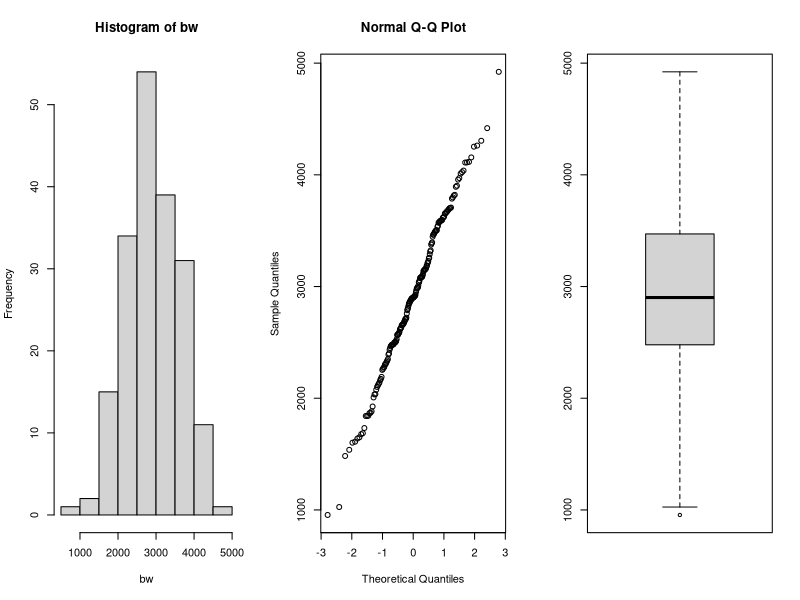
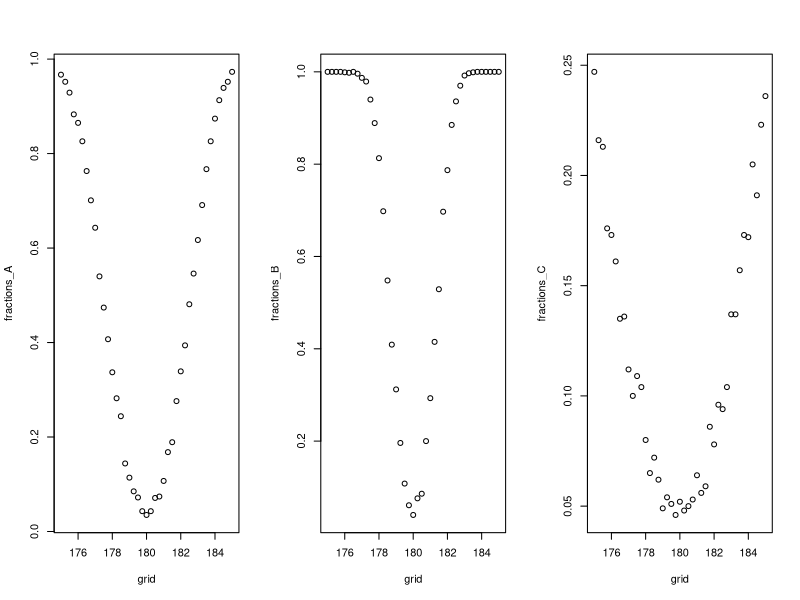
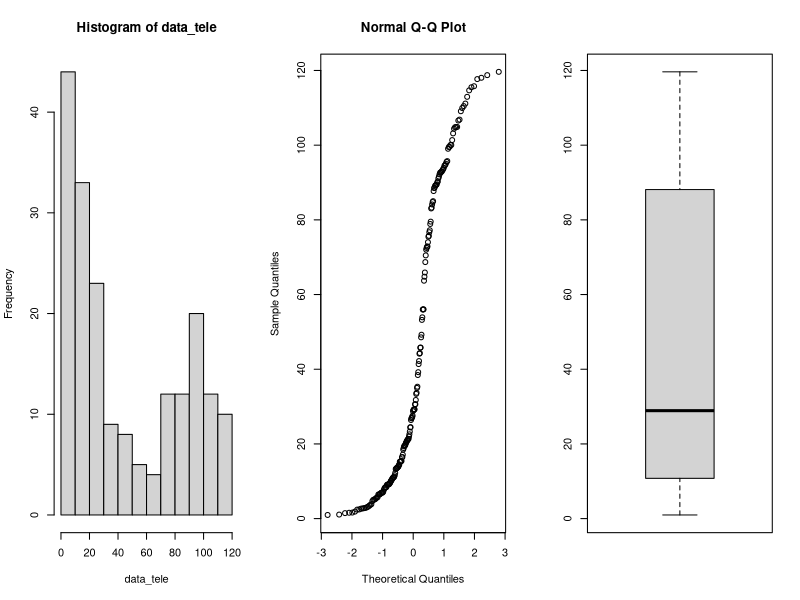
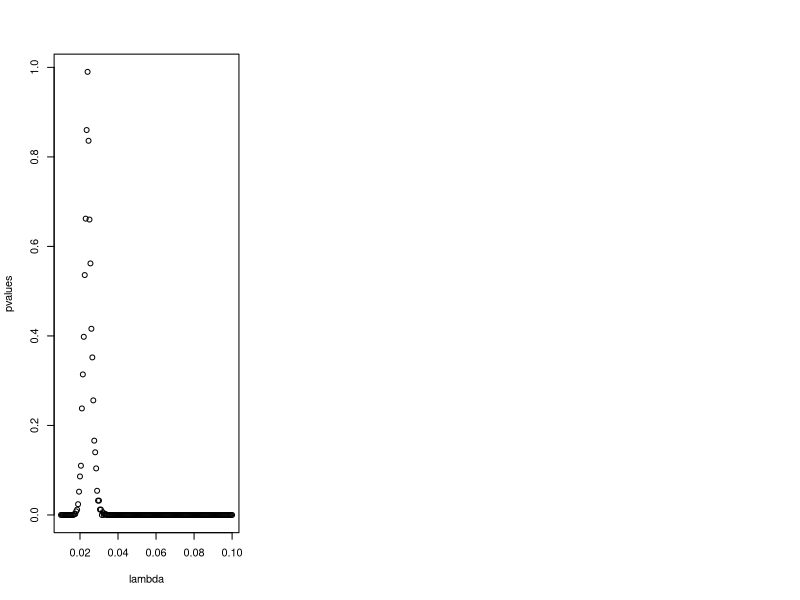
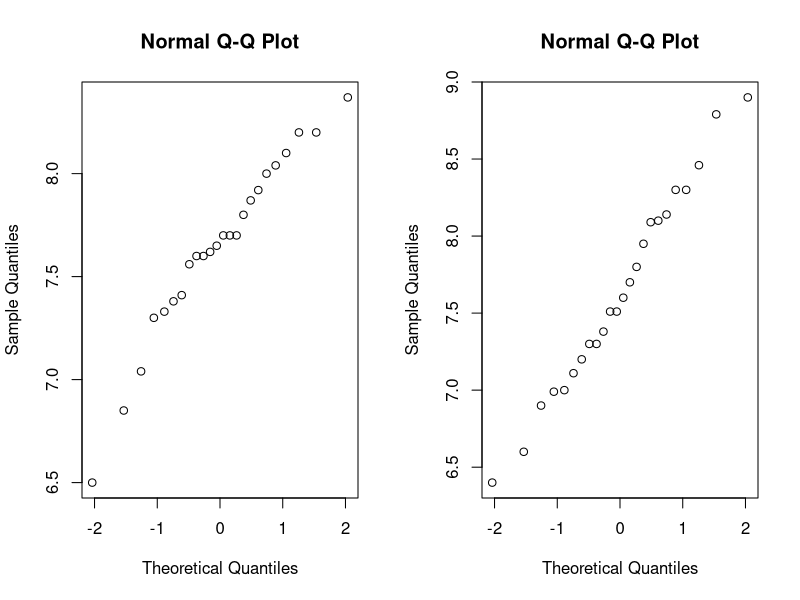
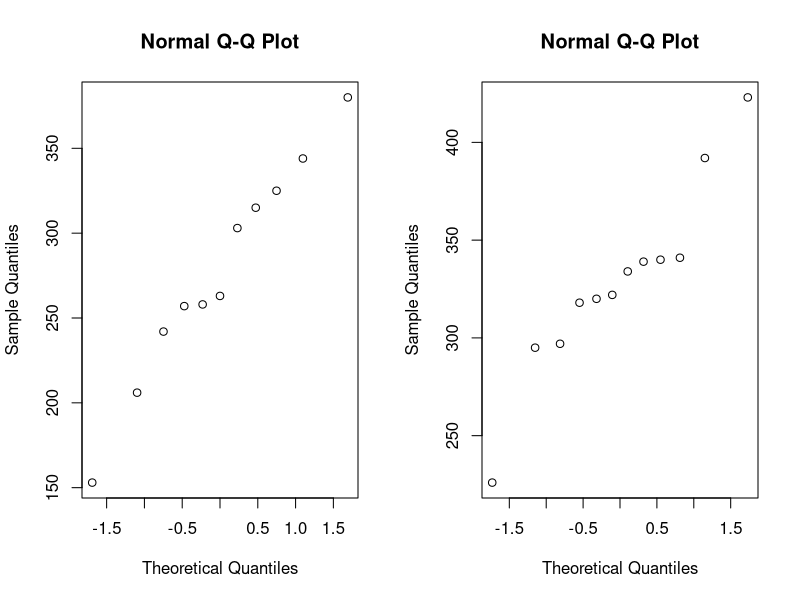
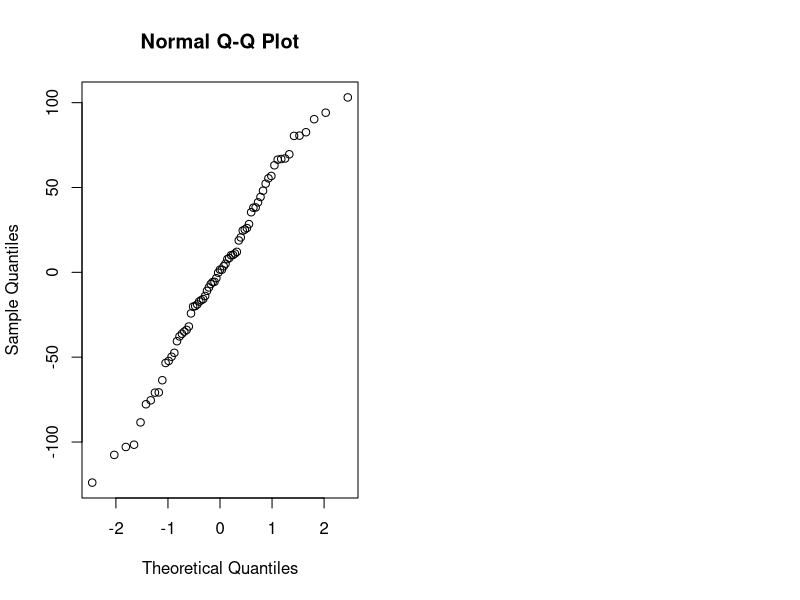

R code for these plots, in order:
## ---- chunk 1
library(tidyverse)
library(rstudioapi)

knitr::opts_chunk$set(echo = TRUE)
setwd(dirname(getActiveDocumentContext()$path))
# round numbers to 3 digits
options(digits = 3)
## ---- chunk 2
par(mfrow=c(1,3))
data=read.table(file="data/birthweight.txt",header=TRUE)

bw = data$birthweight
hist(bw)
qqnorm(bw)
boxplot(bw)
# perform Shapiro-Wilk normality test
shapiro.test(bw)$p.value

## ---- chunk 3
m = mean(bw)
sd = sd(bw)
n = length(bw)
error = qnorm(0.95)*sd/sqrt(n)
ci = c(m-error, m+error)
paste0("mean: ", m)
paste0("90% confidence interval: (", round(ci[1], 3), ",", round(ci[2], 3), ")")
## ---- chunk 4
t.test(bw, mu=2800, alternative = "greater", conf.level = 0.95)
## ---- chunk 5
n <- m <- 30; mu <- 180; nu <- 175; sd <- 5
grid <- seq(175,185, by=0.25)

power_function<-function(grid,n,m,mu,sd) {
  B <- 1000
  p <- numeric(B)
  G <- length(grid)
  fractions <- numeric(G)
  for (grid_nu in 1:G){
    p <- numeric(B)
    for (b in 1:B){
      x <- rnorm(n,mu,sd)
      y <- rnorm(m,grid[grid_nu],sd)
      p[b] <- t.test(x,y, var.equal = TRUE)[[3]]
    }
    fractions[grid_nu] <- mean(p<0.05)
  }
  return(fractions)
}

fractions_A <- power_function(grid,n,m,mu,sd)

## ---- chunk 6
n <- m <- 100; mu <- 180; sd <- 5

fractions_B <- power_function(grid,n,m,mu,sd)
## ---- chunk 7
n <- m <- 30
mu <- 180
sd <- 15

fractions_C <- power_function(grid,n,m,mu,sd)
par(mfrow=c(1,3))
plot(grid,fractions_A)
plot(grid,fractions_B)
plot(grid,fractions_C)
## ---- chunk 8
data<-read.table(file="data/telephone.txt",header=TRUE)

# remove zeros
data <- data %>% filter(Bills > 0)

data_tele <- data$Bills
par(mfrow=c(1,3))
hist(data_tele)
qqnorm(data_tele)
boxplot(data_tele)

## ---- chunk 9
lambda <- seq(0.01, 0.1, 0.0005)
pvalues <- c()
t <- median(data_tele)
for (x in lambda){
  B <- 1000
  tstar <- numeric(B)
  n <- length(data_tele)
  
  for (i in 1:B){
    xstar <- rexp(n,x)
    tstar[i] <- median(xstar)
  }
  pl<-sum(tstar<t)/B
  pr<-sum(tstar>t)/B
  p<-2*min(pl,pr)
  pl;pr;p
  pvalues <- c(pvalues,p)
}
plot(lambda, pvalues)

best_p <- which(pvalues > 0.05)
lambda[best_p]
## ---- chunk 10
B <- 1000
T1 <- median(data_tele)
Tstar <- numeric(B)
for (i in 1:B){
  Xstar <- sample(data_tele,replace=TRUE)
  Tstar[i] <- median(Xstar)
}
Tstar25 <- quantile(Tstar,0.025)
Tstar975 <- quantile(Tstar, 0.975)

T1
c(2*T1-Tstar975, 2*T1-Tstar25)

## ---- chunk 11
max_index <- which.max(pvalues)

opt_Lambda <- lambda[max_index]

paste0("Optimal lambda value found: ", round(opt_Lambda, 4))

theoretical_median = log(2)/opt_Lambda
paste0("Theoretical median: ",round(theoretical_median,3))
error = qnorm(0.975)*(theoretical_median/sqrt(length(data_tele)))
c(round(theoretical_median - error, 3), round(theoretical_median + error,3))
## ---- chunk 12

bill_smal40 <- sum(data_tele<40)

binom.test(bill_smal40, length(data_tele))

bill_less10 <- sum(data_tele < 10)
bill_less10/length(data_tele)
## ---- chunk 13
data <- read.table(file="data/run.txt",header=TRUE)
cor.test(data$before, data$after)$p.value
## disgnostics
par(mfrow=c(1,2)); qqnorm(data$before); qqnorm(data$after)
## ---- chunk 14
# calculate differences
data <- data %>% 
  mutate(diff = before - after)
# filter for lemo and perdorm paired t-test
lemo <- data %>% 
  filter(drink == "lemo")
paste0("p-value for soft drink: ", 
       round(t.test(lemo$before, lemo$after, paired = TRUE)$p.value, 4))
# filter for energy and perform paired t-test
energy <- data %>% 
  filter(drink == "energy")
paste0("p-value for energy drink: ", 
       round(t.test(energy$before, energy$after, paired = TRUE)$p.value, 4))
## ---- chunk 15
# perform t-test
t.test(lemo$diff, energy$diff)$p.value
## ---- chunk 16
# filter for meatmeal
meatmeal <- chickwts %>% 
  filter(feed == "meatmeal") %>% 
  select(weight)
# filter for sunflower
sunflower <- chickwts %>% 
  filter(feed == "sunflower") %>% 
  select(weight)
# check for data normality
par(mfrow=c(1,2))
qqnorm(meatmeal$weight)
qqnorm(sunflower$weight)
# perform t-test, the data is not paired
paste0("t-test p-value: ", 
       round(t.test(meatmeal, sunflower)$p.value, 4))
# Mann-Whitney test
paste0("Mann-Whitney test p-value: ", 
       round(wilcox.test(meatmeal$weight, sunflower$weight)$p.value, 4))
# Kolmogorov-Smirnov test
paste0("Kolmogorov-Smirnov test: ", 
       round(ks.test(meatmeal$weight, sunflower$weight)$p.value, 4))
## ---- chunk 17
chickaov <- lm(weight~feed, data = chickwts)
# performing one-way ANOVA
anova(chickaov)
## ---- chunk 18
#extracting more information
table <- data.frame(summary(chickaov)$coefficients) 
table %>% 
  rename("p-value" = `Pr...t..`) %>% 
  add_rownames("Type") %>% 
  mutate(Type = case_when(
    Type == "(Intercept)" ~ "feedcasein",
    TRUE ~ Type
  ), Estimate = case_when(
    Type != "feedcasein" ~ as.numeric(table$Estimate[1]) + Estimate,
    TRUE ~ Estimate
  )) %>%  mutate_if(is.numeric, funs(as.character(signif(., 3)))) %>%
    knitr::kable(.)
## ---- chunk 19
# check for normality
qqnorm(chickaov$residuals)
## ---- chunk 20
kruskal.test(weight~feed, data = chickwts)$p.value
